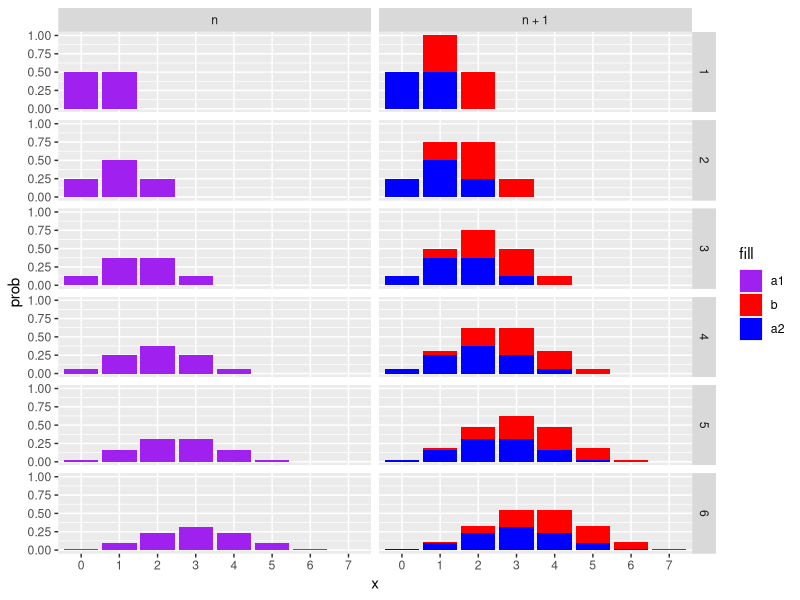

This chart was generated by the following R code:
library(gganimate)
library(tidyverse)

make_df <- function(n) {
  a1 <- data.frame(x = 0:n,
                  size = n,
                  prob = dbinom(0:n, n, .5),
                  ways = dbinom(0:n, n, .5)*2^n,
                  stage = n,
                  group = 1:(n+1),
                  fill = "a1",
                  column = "n")

  a2 <- a1 %>% mutate(stage = n + .5,
                      fill = "a2",
                      column = "n + 1")

  b <- data.frame(x = (0:n) + 1,
                  size = n,
                  prob = dbinom(0:n, n, .5),
                  ways = dbinom(0:n, n, .5)*2^n,
                  stage = n + .5,
                  group = 1:(n+1),
                  fill = "b",
                  column = "n + 1")

  rbind(a1, a2, b) %>%
    mutate(fill = factor(fill, levels = c("a1", "b", "a2")), x = as.character(x))

}


df <- purrr::map_df(1:6, make_df)

## static

ggplot(df, aes(x, prob, fill = fill)) +
  geom_col() +
  scale_fill_manual(values = c("purple", "red", "blue")) + facet_grid(size ~ column)

## animated

g <- ggplot(df, aes(x, ways, fill = fill, group = group)) + geom_col() + scale_fill_manual(values = c("purple", "red", "blue"))

anim <- g + transition_states(stage) + exit_recolor(fill = "purple") + view_follow()

animate(anim)




# tweeted

# g <- ggplot(df, aes(x, prob, fill = size)) + geom_col() + scale_fill_viridis_c() + ggtitle("Binomial Distribution")

# anim <- g + transition_states(size) + enter_grow() + shadow_wake(wake_length = .1)

# teal #2B9089
